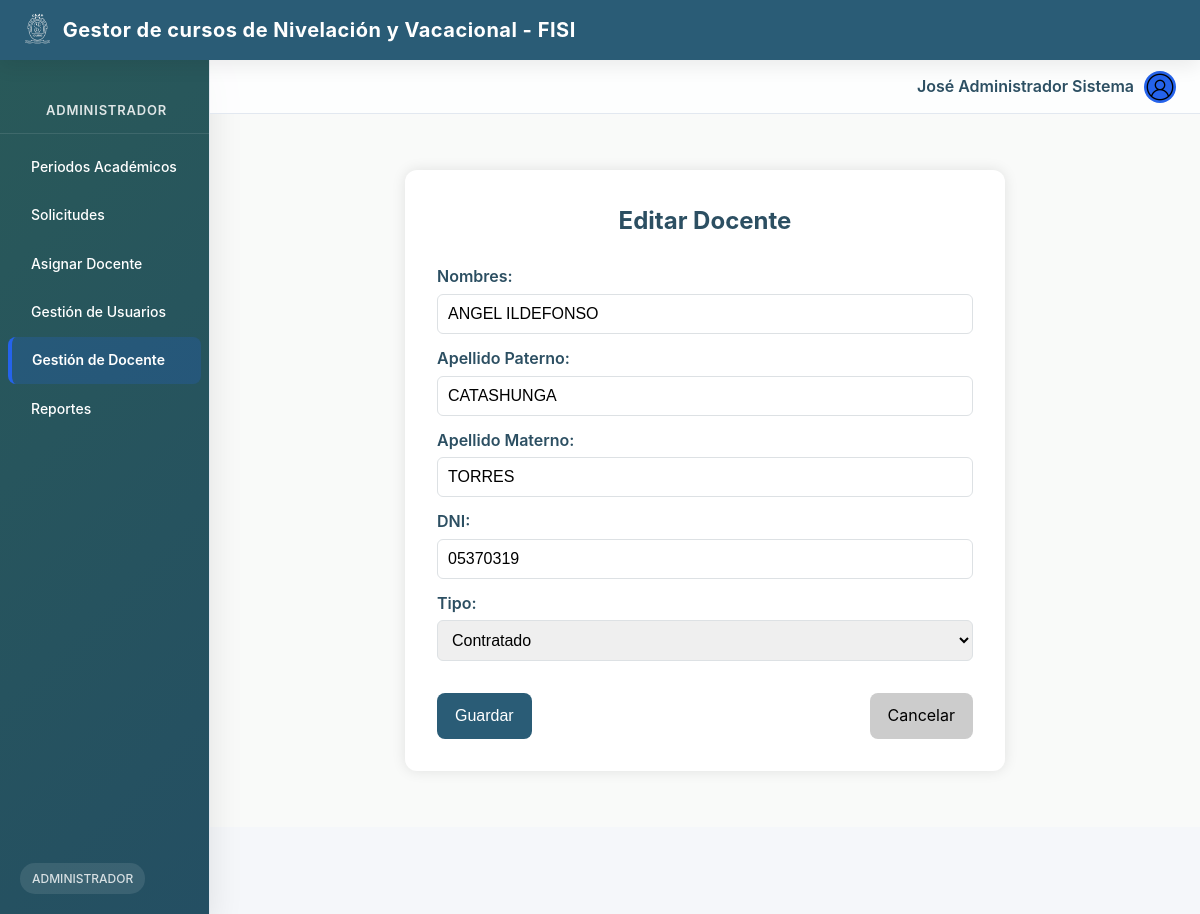
/admin/docentes.php?action=edit&id=1 (signed in), run on the app's committed database.
### tables this page shows
CREATE TABLE `docentes` (
  `id` bigint(20) NOT NULL,
  `nombres` text NOT NULL,
  `apellido_paterno` text NOT NULL,
  `apellido_materno` text NOT NULL,
  `dni` text NOT NULL,
  `tipo` enum('Nombrado','Contratado') NOT NULL DEFAULT 'Nombrado'
);

### admin/controllers/DocenteController.php (called while the page is built, shortened)
<?php
require_once __DIR__ . '/../models/DocenteModel.php';
class DocenteController {
    private DocenteModel $model;
    public function __construct(PDO $pdo) {
        $this->model = new DocenteModel($pdo);
    }
    public function edit(int $id) {
        $docente = $this->model->getById($id);
        $formAction = BASE_URL . 'admin/docentes.php?action=store';
        $title = 'Editar Docente';
        require __DIR__ . '/../views/docentes_form.php';
    }
}

### admin/models/DocenteModel.php (called while the page is built, shortened)
<?php
class DocenteModel {
    private PDO $pdo;
    public function __construct(PDO $pdo) {
        $this->pdo = $pdo;
    }
    public function getById(int $id): ?array {
        $stmt = $this->pdo->prepare("SELECT * FROM docentes WHERE id = ?");
        $stmt->execute([$id]);
        return $stmt->fetch(PDO::FETCH_ASSOC) ?: null;
    }
}

### admin/views/docentes_form.php (the view, shortened to what this page needs)
<!DOCTYPE html>
<html lang="es">
<head>
  <link rel="stylesheet" href="<?= BASE_URL ?>assets/css/main.css">
  <link rel="stylesheet" href="<?= BASE_URL ?>assets/css/palette.css">
</head>
<body>
  <?php include __DIR__ . '/../../components/header_main.php'; ?>
  <?php include __DIR__ . '/../../components/sidebar.php'; ?>
  <?php include __DIR__ . '/../../components/header_user.php'; ?>
  <main class="dashboard-main">
    <form action="<?= $formAction ?>" method="post">
      <h2><?= $title ?></h2>
      <label for="nombres">Nombres:</label>
      <input type="text" name="nombres" id="nombres" required value="<?= htmlspecialchars($docente['nombres'] ?? '') ?>">
      <label for="apellido_paterno">Apellido Paterno:</label>
      <input type="text" name="apellido_paterno" id="apellido_paterno" required value="<?= htmlspecialchars($docente['apellido_paterno'] ?? '') ?>">
      <label for="apellido_materno">Apellido Materno:</label>
      <input type="text" name="apellido_materno" id="apellido_materno" required value="<?= htmlspecialchars($docente['apellido_materno'] ?? '') ?>">
      <label for="dni">DNI:</label>
      <input type="text" name="dni" id="dni" required value="<?= htmlspecialchars($docente['dni'] ?? '') ?>">
      <label for="tipo">Tipo:</label>
      <select name="tipo" id="tipo" required>
        <option value="Contratado" <?= (!empty($docente['tipo']) && $docente['tipo'] === 'Contratado') ? 'selected' : '' ?>>Contratado</option>
      </select>
      <div class="form-actions">
        <button type="submit" class="btn btn-submit">Guardar</button>
        <a href="<?= BASE_URL ?>admin/docentes.php" class="btn btn-cancel">Cancelar</a>
      </div>
    </form>
  </main>
</body>
</html>

### assets/css/main.css (style rules this page uses)
:root { --transition-fast: 150ms cubic-bezier(0.4, 0, 0.2, 1); --transition: 250ms cubic-bezier(0.4, 0, 0.2, 1); --transition-slow: 350ms cubic-bezier(0.4, 0, 0.2, 1); }
*, *::before, *::after { margin: 0; padding: 0; box-sizing: border-box; }
body { font-family: -apple-system, BlinkMacSystemFont, "Segoe UI", Roboto, "Helvetica Neue", Arial, sans-serif; background: var(--color-background, #f8fafc); color: var(--text-primary, #1e293b); line-height: 1.6; min-height: 100vh; animation: fadeIn var(--transition-slow); -webkit-font-smoothing: antialiased; -moz-osx-font-smoothing: grayscale; }
a { text-decoration: none; color: inherit; transition: color var(--transition-fast); }
.dashboard-main { margin-left: 210px; margin-top: 114px; padding: 24px; min-height: calc(100vh - 114px); background-color: var(--color-login-bg, var(--color-background, #f8fafc)); animation: fadeInUp var(--transition); }

### assets/css/palette.css (style rules this page uses)
:root { --color-background: #f5f7fa; --color-primary: #2A5C76; --color-primary-dark: #244f63; --color-secondary: #295959; --color-light-text: #eef1f1; --color-dark-text: #333; --color-muted-text: #6b6f73; --color-border: #dde1e4; --color-border-light: #e0e0e0; --color-shadow: #ccd0d5; --color-gray-light: #f1f3f5; --color-gray-hover: #f5f5f5; --color-accent: #f29226; --color-accent-light: #ffe7d2; --color-accent-focus: #fff6ef; --color-dark-bg: #232b38; --color-dark-bg-hover: #444a56; --color-error-text: #b71c1c; --color-error-bg: #ffeaea; --color-white: #fff; --color-login-bg: #f9faf9; --color-login-bg-alt: #f8faf9; --color-info: #17a2b8; --color-warning: #ffc107; --color-danger: #dc3545; --primary-color: #2563eb; --primary-hover: #1d4ed8; --secondary-color: #64748b; --success-color: #10b981; --danger-color: #ef4444; --warning-color: #f59e0b; --light-bg: #f8fafc; --card-bg: #ffffff; --border-color: #e2e8f0; --text-primary: #1e293b; --text-secondary: #64748b; --shadow-sm: 0 1px 2px 0 rgb(0 0 0 / 0.05); --shadow-md: 0 4px 6px -1px rgb(0 0 0 / 0.1), 0 2px 4px -2px rgb(0 0 0 / 0.1); --shadow-lg: 0 10px 15px -3px rgb(0 0 0 / 0.1), 0 4px 6px -4px rgb(0 0 0 / 0.1); --radius-sm: 0.375rem; --radius-md: 0.5rem; --radius-lg: 0.75rem; --card-bg: rgba(255, 255, 255, 0.8); --bg: #f5f7fa; --text-primary: #2c4f62; --color-light-text: #ffffff; --radius-sm: 0.5rem; --radius-lg: 1.25rem; --shadow-sm: 0 2px 12px rgba(0,0,0,.06); --shadow-md: 0 6px 20px rgba(0,0,0,.08); --shadow-lg: 0 12px 32px rgba(0,0,0,.1); }

### admin/views/docentes_form.php (style rules this page uses)
form { max-width: 600px; margin: 2rem auto; padding: 2rem; background: #fff; border-radius: 12px; box-shadow: 0 0 14px rgba(0, 0, 0, 0.1); }
h2 { text-align: center; margin-bottom: 1.5rem; }
label { display: block; margin: 12px 0 4px; font-weight: 600; }
input, select { width: 100%; padding: 10px; border-radius: 6px; border: 1px solid var(--color-border); font-size: 1rem; }
.form-actions { margin-top: 2rem; display: flex; justify-content: space-between; }
.btn { padding: 10px 18px; border: none; border-radius: 8px; cursor: pointer; font-size: 1rem; }
.btn-submit { background: var(--color-primary); color: #fff; }
.btn-cancel { background: #ccc; color: #000; }

### data on the page
docentes: nombres "ANGEL ILDEFONSO", apellido_paterno "CATASHUNGA", apellido_materno "TORRES", dni "05370319", tipo "Contratado"

### other printed values
$role "ADMINISTRADOR"
$label "Periodos Académicos"
$label "Solicitudes"
$label "Asignar Docente"
$label "Gestión de Usuarios"
$label "Gestión de Docente"
$label "Reportes"
$_SESSION['usuario_nombre'] "José Administrador Sistema"
$title "Editar Docente"
